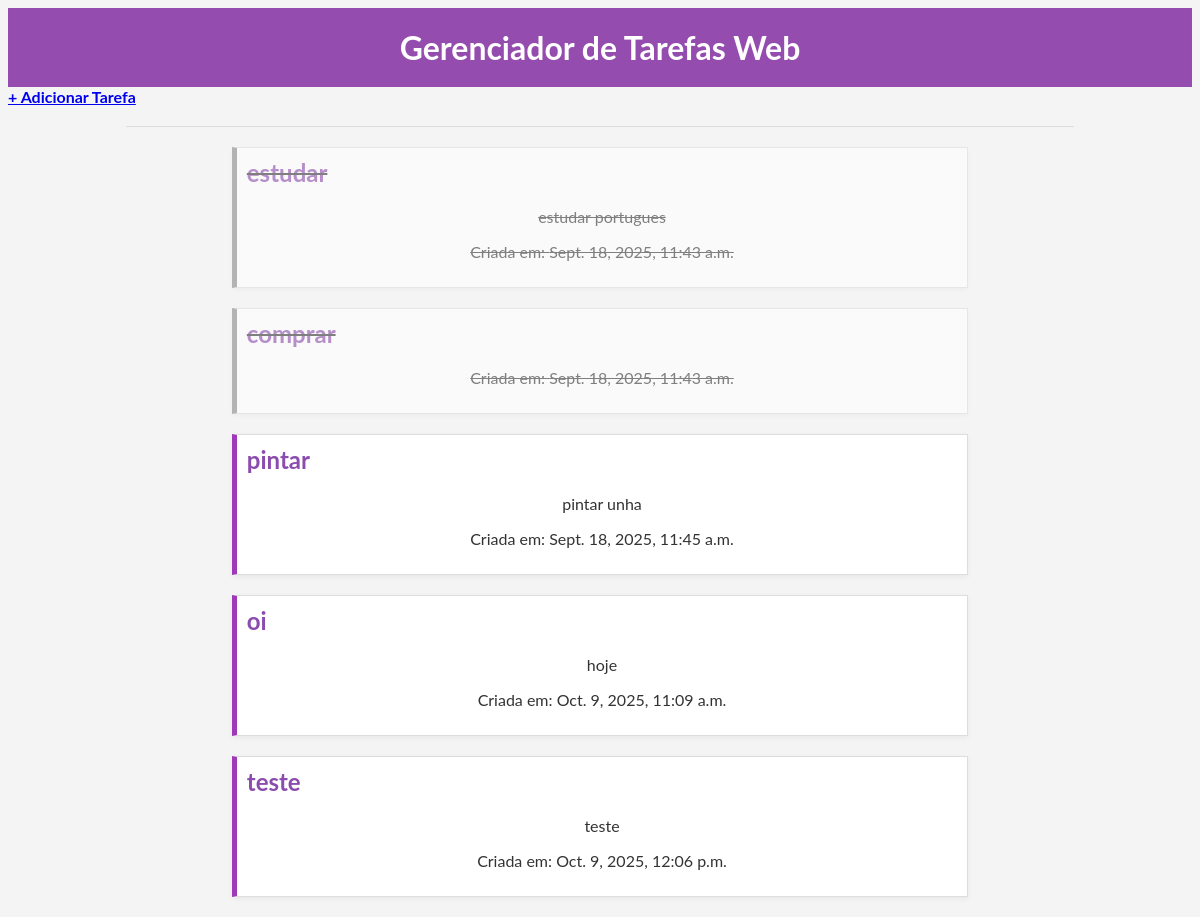
Page /tarefas/ on the committed database.
### tarefas/models.py (models this page shows, shortened)
class Tarefa (models.Model):
    titulo = models.CharField (max_length = 200)
    descricao = models.TextField (blank = True, null = True)
    data_descricao = models.DateTimeField (auto_now_add = True)
    concluida = models.BooleanField (default = False)

### tarefas/views.py (the view)
# urls.py: path('', views.listar_tarefas , name = 'listar_tarefas'),
def listar_tarefas(request):
    tarefas_salvas = Tarefa.objects.all()
    contexto = {
        'minhas_tarefas': tarefas_salvas
    }
    return render(request, 'tarefas/lista.html', contexto)

### tarefas/templates/tarefas/lista.html (shortened to what this page needs)
<!DOCTYPE html>
<html lang="pt-br">
<head>
    {% load static %}
    <link rel="stylesheet" href="{% static 'lista/lista.css' %}">
</head>
<body>
    <h1>Gerenciador de Tarefas Web</h1>
    <a href="{% url 'adicionar_tarefa' %}"><strong>+ Adicionar Tarefa</strong></a>
    <hr>
    {% for tarefa in minhas_tarefas %}
        <div class="tarefa {% if tarefa.concluida %}concluida{% endif %}">
            <h2><a href="{% url 'detalhe_tarefa' tarefa.id %}">{{ tarefa.titulo }}</a></h2>
            <p>{{tarefa.descricao}}</p>
            <p>Criada em: {{tarefa.data_descricao}}</p>
        </div>
    {% empty %}
        <p>Nenhuma tarefa cadastrada ainda. Adicione algumas no <a href="/admin/">Admin</a></p>
    {% endfor %}
</body>
</html>

### tarefas/static/lista/lista.css (style rules this page uses)
body { margin: 10; padding: 20; font-family: 'Lato', sans-serif; background-color: #f4f4f4; color: #333; }
h1 { text-align: center; background-color: #954caf; color: white; padding: 20px 0; margin: 0; }
hr { border: none; border-top: 1px solid #ddd; margin: 20px auto; width: 80%; }
.tarefa { background-color: white; border: 1px solid #ddd; border-left: 5px solid #9e39b8; margin: 20px auto; padding: 10px; width: 60%; box-shadow: 0 2px 5px rgba(0, 0, 0, 0.05); transition: transform 0.2s ease-in-out; }
.tarefa.concluida { opacity: 0.6; text-decoration: line-through; border-left-color: #888; }
.tarefa h2 { margin-top: 0; font-size: 1.5em; }
.tarefa h2 a { text-decoration: none; color: #8c4caf; }
p { text-align: center; }

### rows in the picture
Tarefa: titulo "estudar", descricao "estudar portugues", data_descricao "Sept. 18, 2025, 11:43 a.m."
Tarefa: titulo "comprar", data_descricao "Sept. 18, 2025, 11:43 a.m."
Tarefa: titulo "pintar", descricao "pintar unha", data_descricao "Sept. 18, 2025, 11:45 a.m."
Tarefa: titulo "oi", descricao "hoje", data_descricao "Oct. 9, 2025, 11:09 a.m."
Tarefa: titulo "teste", descricao "teste", data_descricao "Oct. 9, 2025, 12:06 p.m."
